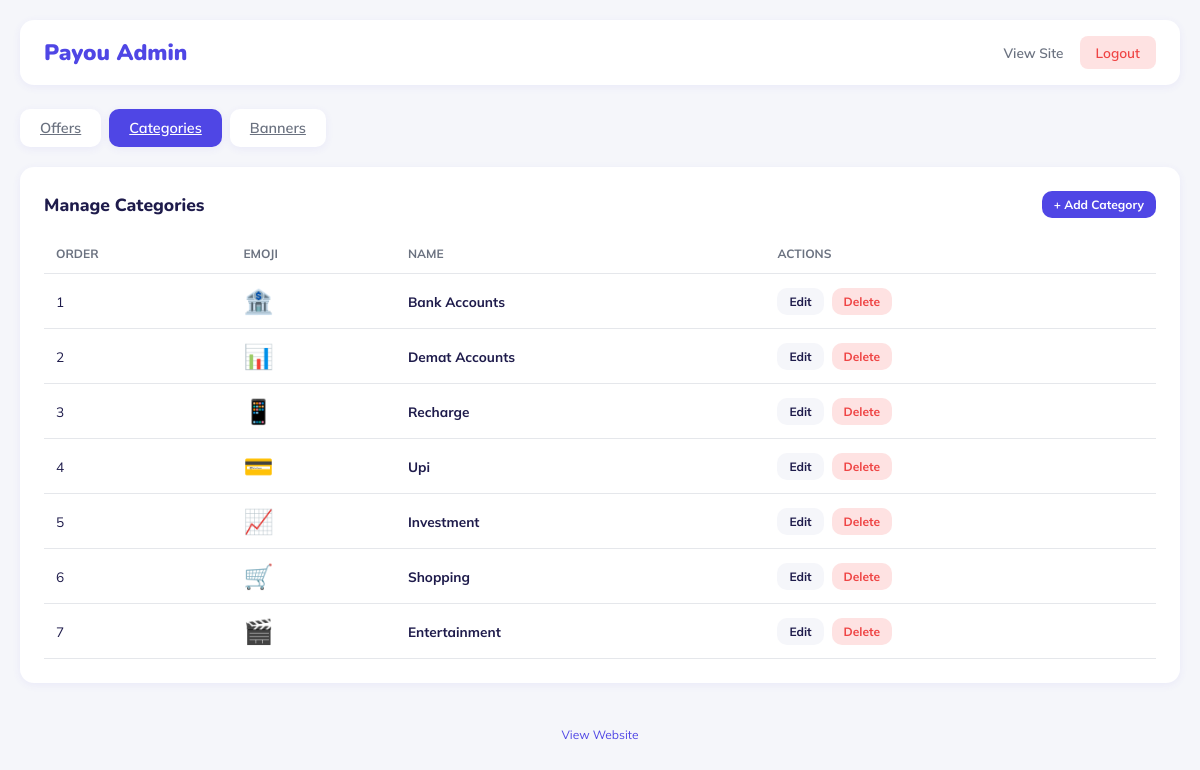
Page /admin.php?tab=categories (signed in) on the committed database.
### tables this page shows
CREATE TABLE IF NOT EXISTS categories (
    id INT AUTO_INCREMENT PRIMARY KEY,
    name VARCHAR(100) NOT NULL,
    emoji VARCHAR(10) DEFAULT '📌',
    sort_order INT DEFAULT 0
);

### admin.php (the view, shortened to what this page needs)
<?php
$message = '';
$message_type = '';
$is_logged_in = isset($_SESSION['admin_logged_in']) && $_SESSION['admin_logged_in'] === true;
$conn = getDB();
$cat_result = $conn->query("SELECT * FROM categories ORDER BY sort_order");
$banners = [];
$banner_result = $conn->query("SELECT * FROM banners ORDER BY sort_order");
while ($row = $banner_result->fetch_assoc()) {
    $banners[] = $row;
}
$active_tab = $_GET['tab'] ?? 'offers';
$categories = [];
$cat_result = $conn->query("SELECT * FROM categories ORDER BY sort_order");
while ($row = $cat_result->fetch_assoc()) {
    $categories[] = $row;
}
?>
<!DOCTYPE html>
<html lang="en">
<head>
<link rel="stylesheet" href="https://cdn.hugeicons.com/font/hgi-stroke-rounded.css"/>
</head>
<body>
<?php if (!$is_logged_in): ?>
<div class="password-form">
  <div class="card">
    <h2 class="logo">Pay<span>ou</span> Admin</h2>
    <p>Enter password to access admin panel</p>
    <?php if ($message): ?>
    <div class="message <?php echo $message_type; ?>"><?php echo $message; ?></div>
    <?php endif; ?>
    <form method="post">
      <div class="form-group">
        <input type="password" name="password" placeholder="Enter password" required>
      </div>
      <button type="submit" class="btn btn-primary" style="width: 100%;">Login</button>
    </form>
    <a href="index.php" style="display: block; margin-top: 16px; color: var(--primary); text-decoration: none; font-size: 0.85rem;">← Back to Home</a>
  </div>
</div>
<?php else: ?>
<div class="container">
  <nav class="navbar">
    <div class="logo">Pay<span>ou</span> Admin</div>
    <div class="nav-links">
      <a href="index.php">View Site</a>
      <a href="?logout=1" class="btn btn-logout">Logout</a>
    </div>
  </nav>
  <div class="admin-tabs">
    <a href="admin.php?tab=offers" class="tab-btn <?php echo $active_tab === 'offers' ? 'active' : ''; ?>">Offers</a>
    <a href="admin.php?tab=categories" class="tab-btn <?php echo $active_tab === 'categories' ? 'active' : ''; ?>">Categories</a>
    <a href="admin.php?tab=banners" class="tab-btn <?php echo $active_tab === 'banners' ? 'active' : ''; ?>">Banners</a>
  </div>
  <?php if ($active_tab === 'banners'): ?>
  <div class="card">
    <div style="display: flex; justify-content: space-between; align-items: center; margin-bottom: 16px;">
      <h2 class="card-title" style="margin: 0;">Manage Banners</h2>
    </div>
    <form method="post" enctype="multipart/form-data" style="background: var(--bg); padding: 20px; border-radius: 12px; margin-bottom: 20px;">
      <div style="display: grid; grid-template-columns: 1fr 1fr auto auto; gap: 12px; align-items: end;">
        <div class="form-group" style="margin: 0;">
          <label>Upload Banner Image</label>
          <input type="file" name="banner_image" accept="image/*" required>
        </div>
        <div class="form-group" style="margin: 0;">
          <label>Link URL (optional)</label>
          <input type="text" name="banner_link" placeholder="https://example.com">
        </div>
        <div class="form-group" style="margin: 0;">
          <label>Order</label>
          <input type="number" name="banner_order" value="<?php echo count($banners) + 1; ?>" min="1" style="width: 80px;">
        </div>
        <button type="submit" name="upload_banner" class="btn btn-primary">Upload</button>
      </div>
    </form>
    <div style="display: grid; grid-template-columns: repeat(auto-fill, minmax(200px, 1fr)); gap: 16px;">
      <?php foreach ($banners as $banner): ?>
      <div style="border: 1px solid #e5e7eb; border-radius: 12px; overflow: hidden; position: relative;">
        <img src="uploads/<?php echo htmlspecialchars($banner['image_url']); ?>" style="width: 100%; height: 120px; object-fit: cover;">
        <div style="padding: 10px; display: flex; flex-direction: column; gap: 8px;">
          <div style="display: flex; justify-content: space-between; align-items: center;">
            <span class="status-badge status-<?php echo $banner['status']; ?>"><?php echo ucfirst($banner['status']); ?></span>
            <span style="font-size: 0.75rem; color: var(--text-sub);">Order: <?php echo $banner['sort_order']; ?></span>
          </div>
          <div style="display: flex; gap: 8px;">
            <form method="post" style="flex: 1;">
              <input type="hidden" name="banner_id" value="<?php echo $banner['id']; ?>">
              <button type="submit" name="toggle_banner" class="btn btn-secondary btn-sm" style="width: 100%;"><?php echo $banner['status'] === 'active' ? 'Disable' : 'Enable'; ?></button>
            </form>
            <form method="post" onsubmit="return confirm('Delete this banner?');">
              <input type="hidden" name="banner_id" value="<?php echo $banner['id']; ?>">
              <button type="submit" name="delete_banner" class="btn btn-danger btn-sm">Delete</button>
            </form>
          </div>
        </div>
      </div>
      <?php endforeach; ?>
    </div>
    <?php if (empty($banners)): ?>
    <p style="text-align: center; color: var(--text-sub); padding: 40px;">No banners uploaded yet. Upload your first banner above.</p>
    <?php endif; ?>
  </div>
  <?php elseif ($active_tab === 'categories'): ?>
  <div class="card">
    <div style="display: flex; justify-content: space-between; align-items: center; margin-bottom: 16px;">
      <h2 class="card-title" style="margin: 0;">Manage Categories</h2>
      <a href="?tab=categories&edit_category=0" class="btn btn-primary btn-sm">+ Add Category</a>
    </div>
    <table class="offers-table">
      <thead>
        <tr>
          <th>Order</th>
          <th>Emoji</th>
          <th>Name</th>
          <th>Actions</th>
        </tr>
      </thead>
      <tbody>
        <?php foreach ($categories as $cat): ?>
        <tr>
          <td><?php echo $cat['sort_order']; ?></td>
          <td style="font-size: 1.5rem;"><?php echo htmlspecialchars($cat['emoji']); ?></td>
          <td><strong><?php echo htmlspecialchars($cat['name']); ?></strong></td>
          <td>
            <div class="action-btns">
              <a href="?tab=categories&edit_category=<?php echo $cat['id']; ?>" class="btn btn-secondary btn-sm">Edit</a>
              <form method="post" style="display:inline;" onsubmit="return confirm('Delete this category?');">
                <button type="submit" name="delete_category" class="btn btn-danger btn-sm">Delete</button>
              </form>
            </div>
          </td>
        </tr>
        <?php endforeach; ?>
      </tbody>
    </table>
  </div>
  <?php endif; ?>
  <div style="text-align: center; padding: 20px; color: var(--text-sub); font-size: 0.75rem;">
    <a href="index.php" style="color: var(--primary); text-decoration: none;">View Website</a>
  </div>
</div>
<?php endif; ?>
</body>
</html>

### admin.php (style rules this page uses)
:root { --primary: #4f46e5; --primary-light: #eef2ff; --green: #10b981; --red: #ef4444; --orange: #f97316; --text: #1e1b4b; --text-sub: #6b7280; --bg: #f5f6fa; --card: #ffffff; --shadow-sm: 0 2px 8px rgba(79,70,229,0.07); --shadow-md: 0 6px 24px rgba(79,70,229,0.13); --radius: 14px; }
*, *::before, *::after { box-sizing: border-box; margin: 0; padding: 0; }
body { font-family: 'Mulish', sans-serif; background: var(--bg); color: var(--text); min-height: 100vh; padding: 20px; }
.navbar { background: #fff; border-radius: var(--radius); padding: 16px 24px; display: flex; align-items: center; justify-content: space-between; box-shadow: var(--shadow-sm); margin-bottom: 24px; }
.logo { font-family: 'Nunito', sans-serif; font-weight: 900; font-size: 1.4rem; color: var(--primary); }
.nav-links { display: flex; gap: 16px; align-items: center; }
.nav-links a { color: var(--text-sub); text-decoration: none; font-weight: 600; font-size: 0.85rem; }
.nav-links .btn { padding: 8px 16px; background: var(--primary-light); color: var(--primary); border-radius: 8px; }
.nav-links .btn-logout { background: #fee2e2; color: var(--red); }
.container { max-width: 1200px; margin: 0 auto; }
.admin-tabs { display: flex; gap: 8px; margin-bottom: 20px; }
.admin-tabs .tab-btn { padding: 10px 20px; border: none; background: #fff; color: var(--text-sub); font-family: 'Mulish', sans-serif; font-weight: 600; font-size: 0.9rem; border-radius: 10px; cursor: pointer; transition: all 0.2s; box-shadow: var(--shadow-sm); }
.admin-tabs .tab-btn.active { background: var(--primary); color: #fff; }
.card { background: #fff; border-radius: var(--radius); padding: 24px; box-shadow: var(--shadow-sm); margin-bottom: 24px; }
.card-title { font-family: 'Nunito', sans-serif; font-weight: 800; font-size: 1.1rem; margin-bottom: 16px; }
.btn { display: inline-flex; align-items: center; gap: 8px; padding: 12px 24px; border: none; border-radius: 10px; font-family: inherit; font-weight: 700; font-size: 0.9rem; cursor: pointer; transition: all 0.2s; text-decoration: none; }
.btn-primary { background: var(--primary); color: #fff; }
.btn-secondary { background: var(--bg); color: var(--text); }
.btn-danger { background: #fee2e2; color: var(--red); }
.btn-sm { padding: 6px 12px; font-size: 0.75rem; }
.offers-table { width: 100%; border-collapse: collapse; }
.offers-table th, .offers-table td { padding: 12px; text-align: left; border-bottom: 1px solid #e5e7eb; }
.offers-table th { font-size: 0.75rem; font-weight: 700; color: var(--text-sub); text-transform: uppercase; }
.offers-table td { font-size: 0.85rem; }
.action-btns { display: flex; gap: 8px; }

### rows in the picture
categories: sort_order "1", emoji "🏦", name "Bank Accounts"
categories: sort_order "2", emoji "📊", name "Demat Accounts"
categories: sort_order "3", emoji "📱", name "Recharge"
categories: sort_order "4", emoji "💳", name "Upi"
categories: sort_order "5", emoji "📈", name "Investment"
categories: sort_order "6", emoji "🛒", name "Shopping"
categories: sort_order "7", emoji "🎬", name "Entertainment"
